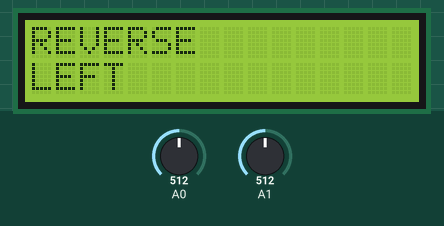
This sketch was run on a simulated Arduino Uno, built with avr-gcc and run on an emulated ATmega328P. On the bench: 16×2 character LCD. Inputs (shaded band) come from the test bench; at power-on: A0 = 512, A1 = 512.

Above: at 1.2 s.
1.3 s: A0 set to 716
At 2.5 s:
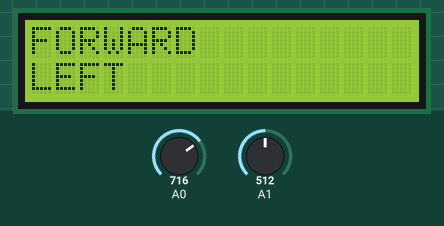
2.8 s: A1 set to 716
At 3.7 s:
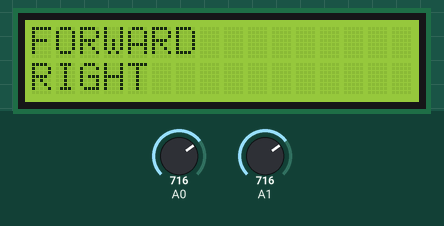
4.3 s: A0 set to 511
At 4.8 s:
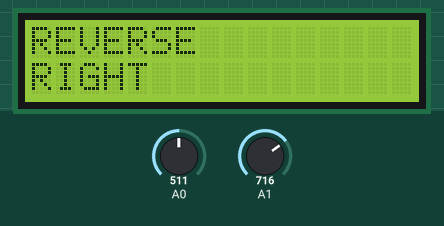
5.8 s: A0 set to 900
At 7.0 s:
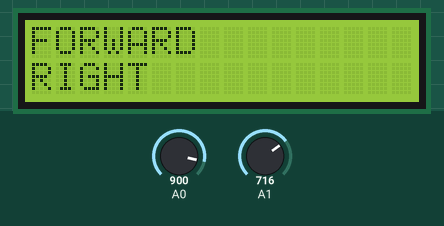
7.3 s: A0 set to 503
At 8.4 s:
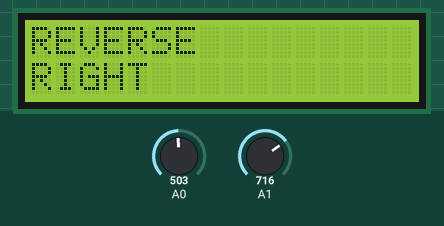
Timing chart, 0 to 9.8 s (numbered marks = the images above; inputs shaded):
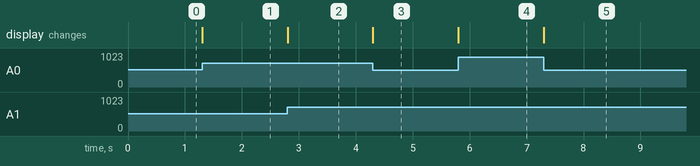

Measured:
- after the input at 1.3 s, the display: changes at once (image 1)
- after the input at 2.8 s, the display: changes at once (image 2)
- after the input at 4.3 s, the display: changes at once (image 3)
- after the input at 5.8 s, the display: changes at once (image 4)
- after the input at 7.3 s, the display: changes at once (image 5)

The sketch:

ECRAN_ET_JOYSTICK.ino
```cpp
#include <LiquidCrystal.h>

LiquidCrystal lcd(12,11,5, 4, 3, 2);

void setup() {
  lcd.begin(16, 2);
  lcd.clear();
}

void loop() {
  lcd.setCursor(0, 0);
  if(analogRead(0) == 513){
  lcd.print("STOPPED");
  } else if(analogRead(0) < 513) {
  lcd.print("REVERSE");
  } else if(analogRead(0) > 513) {
  lcd.print("FORWARD");
  }
  lcd.setCursor(0, 1);
  if(analogRead(1) == 513){
  lcd.print("STOPPED");
  } else if(analogRead(1) < 513) {
  lcd.print("LEFT ");
  } else if(analogRead(1) > 513) {
  lcd.print("RIGHT");
  }
}
```
